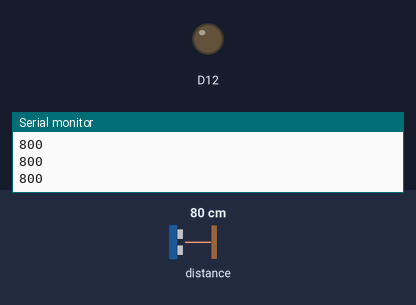
A sketch run on a simulated Arduino Uno R4 WiFi. On the bench: output pins drawn as LEDs (lit = HIGH), the last lines printed to the serial monitor. Dashed ring = blinking. The inputs (shaded band) are chosen by the test bench; at power-on: distance to the obstacle 80 cm.

Above: at 1.2 s.
1.3 s: distance to the obstacle set to 33 cm
2.8 s: distance to the obstacle set to 29 cm
At 3.2 s:
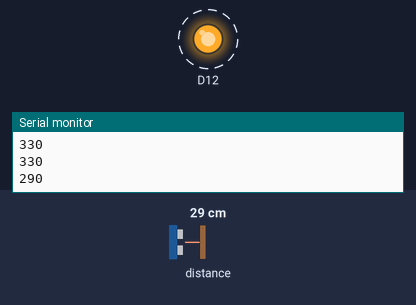
7.3 s: distance to the obstacle set to 9 cm
At 8.0 s:
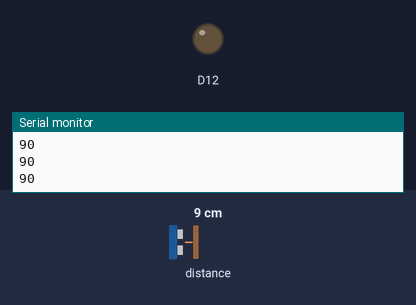
9.0 s: distance to the obstacle set to 12 cm
At 9.4 s:
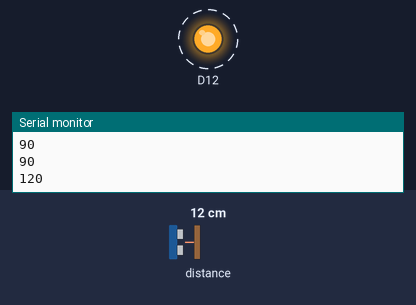
Timing chart, 0 to 13.0 s (numbered marks = the images above; inputs shaded):
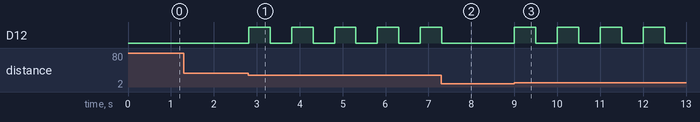

Measured:
- the behaviour switches between 31 and 30 cm on distance to the obstacle (found by bisection; images 0 and 1)
- the behaviour switches between 10 and 11 cm on distance to the obstacle (found by bisection; images 2 and 3)
- after the input at 2.8 s, D12: alternates HIGH for 0.50 s and LOW for 0.50 s, starting at once
- after the input at 7.3 s, D12: goes on until 7.3 s, then stays LOW
- after the input at 9.0 s, D12: alternates HIGH for 0.50 s and LOW for 0.50 s, starting at once

The sketch:

InteractiveHello.ino
```cpp
/*
  Interactive Hello Demo
*/

#include "Modulino.h"

ModulinoDistance distance;

// Parametrization
#define ACTIVATION_DISTANCE                           300
#define GUARD_DISTANCE                                100
#define REP                                           5
#define INT_DELAY_MS                                  500

// the setup function runs once when you press reset or power the board
void setup() {
  // initialize digital pin LED_BUILTIN as an output.
  pinMode(D12, OUTPUT);

  Serial.begin(9600);
  Modulino.begin();
  distance.begin();
}

// the loop function runs over and over again forever
void loop() {
  // Distance data
  int measure;
  uint8_t i;

  // Get distance from modulino
  if (distance.available()) {
    measure = distance.get();
    Serial.println(measure);
  }

  // If the distance is less thann the activation distance
  if ((measure <= ACTIVATION_DISTANCE) && (measure > GUARD_DISTANCE))
  {
    for (i = 0; i < REP; i++)
    {
      digitalWrite(D12, HIGH);
      delay(INT_DELAY_MS);
      digitalWrite(D12, LOW);
      delay(INT_DELAY_MS);
    }
  }

  delay(10);
}
```
